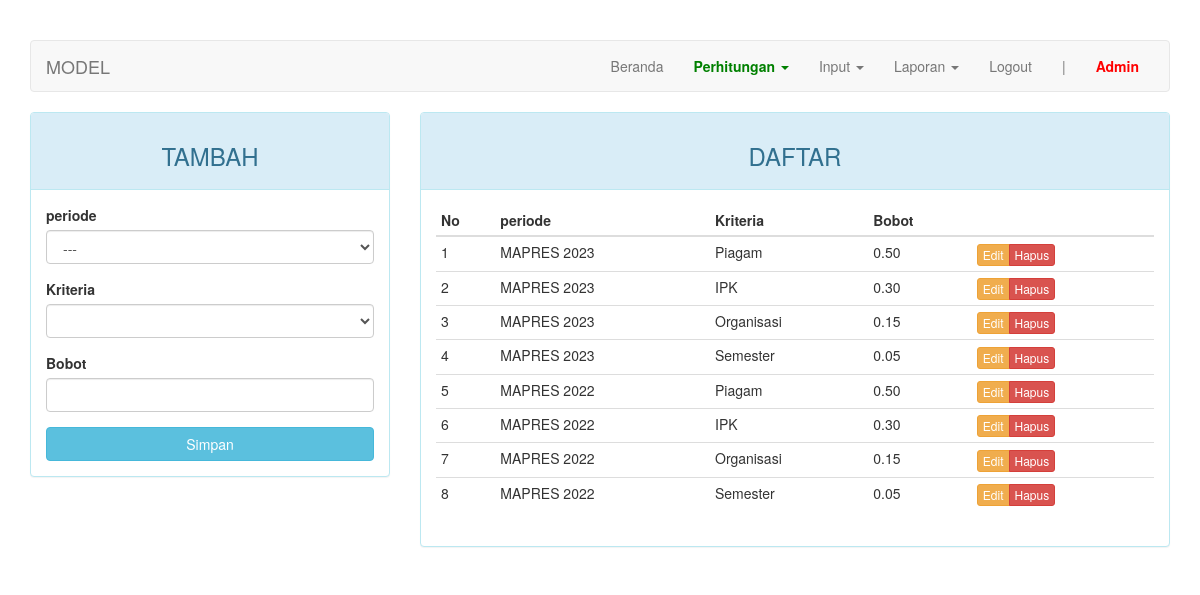
Screenshot of /index.php?page=model (signed in) with the database file from the repository.
### tables this page shows
CREATE TABLE IF NOT EXISTS `model` (
  `kd_model` int(11) NOT NULL AUTO_INCREMENT,
  `kd_periode` int(11) NOT NULL,
  `kd_kriteria` int(11) NOT NULL,
  `bobot` varchar(5) DEFAULT NULL,
  PRIMARY KEY (`kd_model`),
  KEY `fk_kriteria` (`kd_kriteria`),
  KEY `fk_periode` (`kd_periode`)
);

CREATE TABLE IF NOT EXISTS `periode` (
  `kd_periode` int(11) NOT NULL AUTO_INCREMENT,
  `nama` varchar(50) DEFAULT NULL,
  PRIMARY KEY (`kd_periode`)
);

CREATE TABLE IF NOT EXISTS `kriteria` (
  `kd_kriteria` int(11) NOT NULL AUTO_INCREMENT,
  `kd_periode` int(11) NOT NULL,
  `nama` varchar(50) DEFAULT NULL,
  `sifat` enum('min','max') DEFAULT NULL,
  PRIMARY KEY (`kd_kriteria`),
  KEY `kd_periode` (`kd_periode`),
  KEY `kd_periode_2` (`kd_periode`)
);

### page/model.php (the view, shortened to what this page needs)
<?php
$update = (isset($_GET['action']) AND $_GET['action'] == 'update') ? true : false;
?>
<div class="row">
	<div class="col-md-4">
	    <div class="panel panel-<?= ($update) ? "warning" : "info" ?>">
	        <div class="panel-heading"><h3 class="text-center"><?= ($update) ? "EDIT" : "TAMBAH" ?></h3></div>
	        <div class="panel-body">
	            <form action="<?=$_SERVER['REQUEST_URI']?>" method="POST">
									<div class="form-group">
	                  <label for="kd_periode">periode</label>
										<select class="form-control" name="kd_periode" id="periode">
											<option>---</option>
										</select>
									</div>
									<div class="form-group">
	                  <label for="kd_kriteria">Kriteria</label>
										<select class="form-control" name="kd_kriteria" id="kriteria">
										</select>
									</div>
	                <div class="form-group">
	                    <label for="bobot">Bobot</label>
	                    <input type="text" name="bobot" class="form-control" <?= (!$update) ?: 'value="'.$row["bobot"].'"' ?>>
	                </div>
	                <button type="submit" class="btn btn-<?= ($update) ? "warning" : "info" ?> btn-block">Simpan</button>
	            </form>
	        </div>
	    </div>
	</div>
	<div class="col-md-8">
	    <div class="panel panel-info">
	        <div class="panel-heading"><h3 class="text-center">DAFTAR</h3></div>
	        <div class="panel-body">
	            <table class="table table-condensed">
	                <thead>
	                    <tr>
	                        <th>No</th>
													<th>periode</th>
	                        <th>Kriteria</th>
	                        <th>Bobot</th>
	                        <th></th>
	                    </tr>
	                </thead>
	                <tbody>
	                    <?php $no = 1; ?>
	                    <?php if ($query = $connection->query("SELECT c.nama AS nama_periode, b.nama AS nama_kriteria, a.bobot, a.kd_model FROM model a JOIN kriteria b ON a.kd_kriteria=b.kd_kriteria JOIN periode c ON a.kd_periode=c.kd_periode")): ?>
	                        <?php while($row = $query->fetch_assoc()): ?>
	                        <tr>
	                            <td><?=$no++?></td>
															<td><?=$row['nama_periode']?></td>
	                            <td><?=$row['nama_kriteria']?></td>
	                            <td><?=$row['bobot']?></td>
	                            <td>
	                                <div class="btn-group">
	                                    <a href="?page=model&action=update&key=<?=$row['kd_model']?>" class="btn btn-warning btn-xs">Edit</a>
	                                    <a href="?page=model&action=delete&key=<?=$row['kd_model']?>" class="btn btn-danger btn-xs">Hapus</a>
	                                </div>
	                            </td>
	                        </tr>
	                        <?php endwhile ?>
	                    <?php endif ?>
	                </tbody>
	            </table>
	        </div>
	    </div>
	</div>
</div>

### index.php (style rules this page uses)
body { margin-top: 40px; }

### rows the page displays
model: kd_periode.nama "MAPRES 2023", kd_kriteria.nama "Piagam", bobot "0.50"
model: kd_periode.nama "MAPRES 2023", kd_kriteria.nama "IPK", bobot "0.30"
model: kd_periode.nama "MAPRES 2023", kd_kriteria.nama "Organisasi", bobot "0.15"
model: kd_periode.nama "MAPRES 2023", kd_kriteria.nama "Semester", bobot "0.05"
model: kd_periode.nama "MAPRES 2022", kd_kriteria.nama "Piagam", bobot "0.50"
model: kd_periode.nama "MAPRES 2022", kd_kriteria.nama "IPK", bobot "0.30"
model: kd_periode.nama "MAPRES 2022", kd_kriteria.nama "Organisasi", bobot "0.15"
model: kd_periode.nama "MAPRES 2022", kd_kriteria.nama "Semester", bobot "0.05"

### other values shown
$str "MODEL"
$_SESSION["username"] "Admin"
